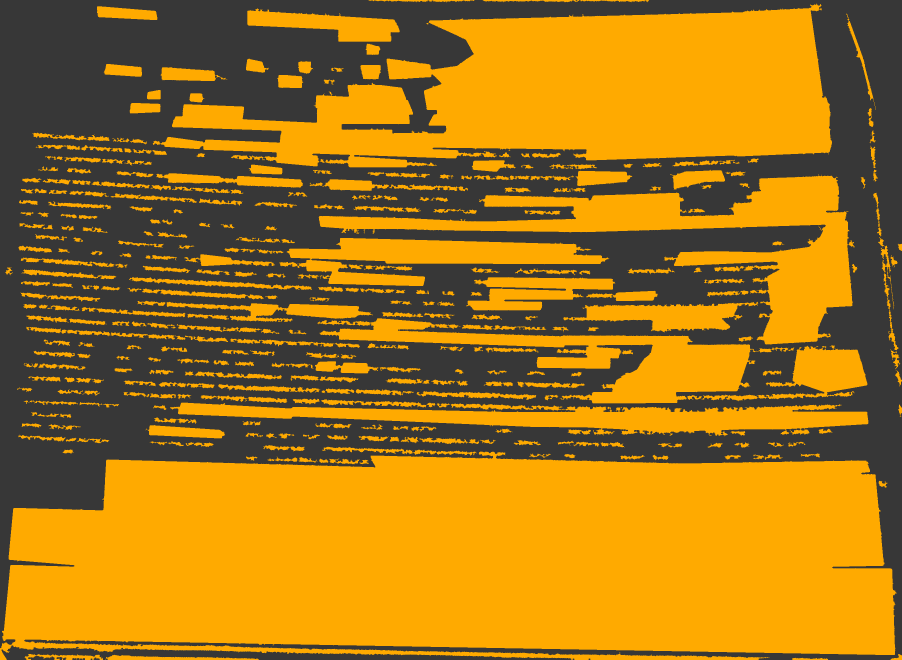
#> input picture human_anchored_vigour_zone_preview_product/2026-06-04/concern_uncertainty_panel.png, 2706 x 1978 px, given in place of raw_ndvi.png, which was not available (shown at 1/3 size)
$ python build_temporal_analytics.py
#> lines starting #> are read from the running program, lines starting #| are printed output that depends on the picture; after the words box and inside, x2 and y2 are one past the last pixel; in counts of white or black regions, pixels touching at a corner belong together; pictures that were not available may be replaced by others from this repository, and a replacement may not be noted
### strawberry_vigour_polygon_report/src/growth_stage.py
from __future__ import annotations


GROWTH_STAGE_BY_MM_DD = {
    "04-20": "Vegetative establishment / pre-bloom",
    "04-24": "Pre-bloom canopy expansion",
    "04-29": "Early bloom onset",
    "05-01": "Early bloom",
    "05-08": "Bloom / early fruit set",
    "05-12": "Bloom to fruit set",
    "05-18": "Green fruit development",
    "05-22": "Fruit sizing / early ripening",
    "05-27": "Ripening / early harvest window",
    "05-29": "Harvest-time ripening",
    "06-04": "Late harvest / post-harvest review",
}


GROWTH_STAGE_NOTES = {
    "Vegetative establishment / pre-bloom": "Early canopy differences are stage-sensitive and should be read as establishment variability, not harvest-time vigour.",
    "Pre-bloom canopy expansion": "Canopy expansion is still uneven; concern-region percentages should be compared only with nearby pre-bloom dates.",
    "Early bloom onset": "Bloom is beginning; vigour mix is transitional and should not be trended directly against fruit-sizing or ripening dates.",
    "Early bloom": "Early bloom marks active canopy and flower development; interpret low and medium areas as scouting prompts, not final yield classes.",
    "Bloom / early fruit set": "Early season marks flag establishment and early resource-limitation areas for scouting.",
    "Bloom to fruit set": "Flowering and early fruit set are active; red low-vigour zones should be checked first.",
    "Green fruit development": "Canopy and fruit demand are rising; persistent low and medium zones become more operationally important.",
    "Fruit sizing / early ripening": "The crop is approaching ripening; expanding or persistent zones should be reviewed before harvest pressure peaks.",
    "Ripening / early harvest window": "Harvest-time scouting should focus on repeated low and medium zones while separating field-edge effects from production rows.",
    "Harvest-time ripening": "Late-season class maps support harvest review and next-season scouting priorities.",
    "Late harvest / post-harvest review": "Late-season review should focus on persistence, recovery, and expansion of marked concern areas.",
}


def growth_stage_for_date(date: str) -> str:
    month_day = date[5:10]
    return GROWTH_STAGE_BY_MM_DD.get(month_day, "Growth stage review required")


def growth_stage_note(stage: str) -> str:
    return GROWTH_STAGE_NOTES.get(stage, "Confirm growth stage from field scouting notes.")

### build_temporal_analytics.py
from __future__ import annotations

import csv
from pathlib import Path

import cv2
import numpy as np

from strawberry_vigour_polygon_report.src.growth_stage import growth_stage_for_date


ROOT = Path(__file__).resolve().parent
PRODUCT_DIR = ROOT / "human_anchored_vigour_zone_preview_product"
DAILY_DIR = ROOT / "daily_outputs"
WEB_ASSETS_DIR = ROOT / "web_viewer" / "assets"
DATES = ["2026-05-08", "2026-05-12", "2026-05-18", "2026-05-22", "2026-05-27", "2026-05-29", "2026-06-04"]
TEMPORAL_COLORS = {
    "new": (35, 35, 235),
    "persistent": (0, 170, 255),
    "recovered": (70, 180, 80),
}


def load(path: Path) -> np.ndarray:
    image = cv2.imread(str(path), cv2.IMREAD_COLOR)
#> image is the input picture: shape (1978, 2706, 3); mean B, G, R 24.8, 118.1, 164.7
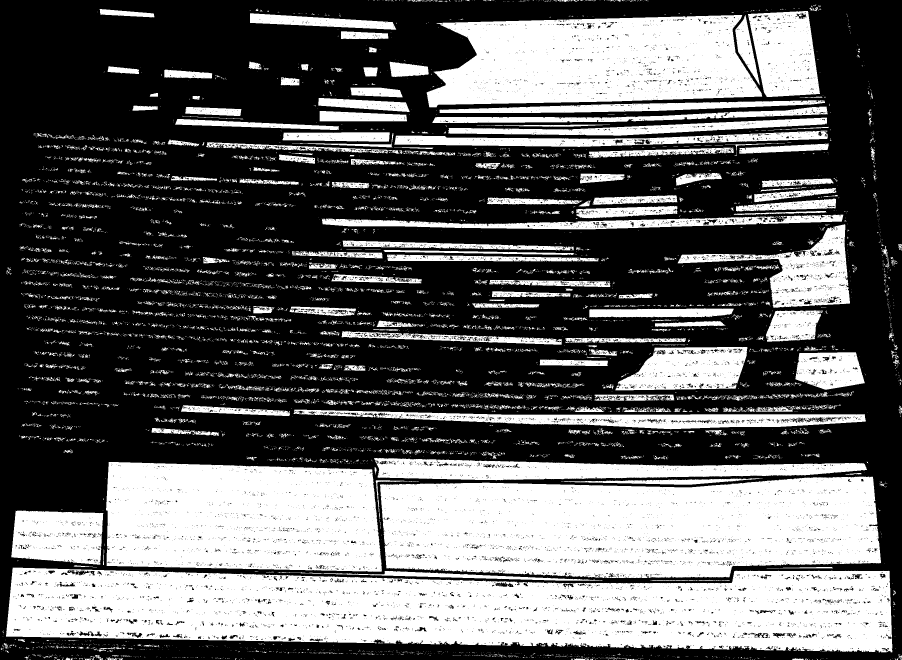
#> input picture human_anchored_vigour_zone_preview_product/2026-06-04/seed_polygons.png, 2706 x 1978 px, found by its file name (shown at 1/3 size)
#> in load, image is the input picture: shape (1978, 2706, 3); values 0 (black) and 32 (white), 39.7% white; 11646 white regions (10139 under 20 px), largest, box (x1, y1, x2, y2) and area: (18, 1703, 2677, 1957) 514648, (1140, 1430, 2643, 1734) 385576, (318, 1386, 1146, 1715) 246277
    if image is None:
        raise FileNotFoundError(path)
    return image


def field_mask(raw: np.ndarray) -> np.ndarray:
    gray = cv2.cvtColor(raw, cv2.COLOR_BGR2GRAY)
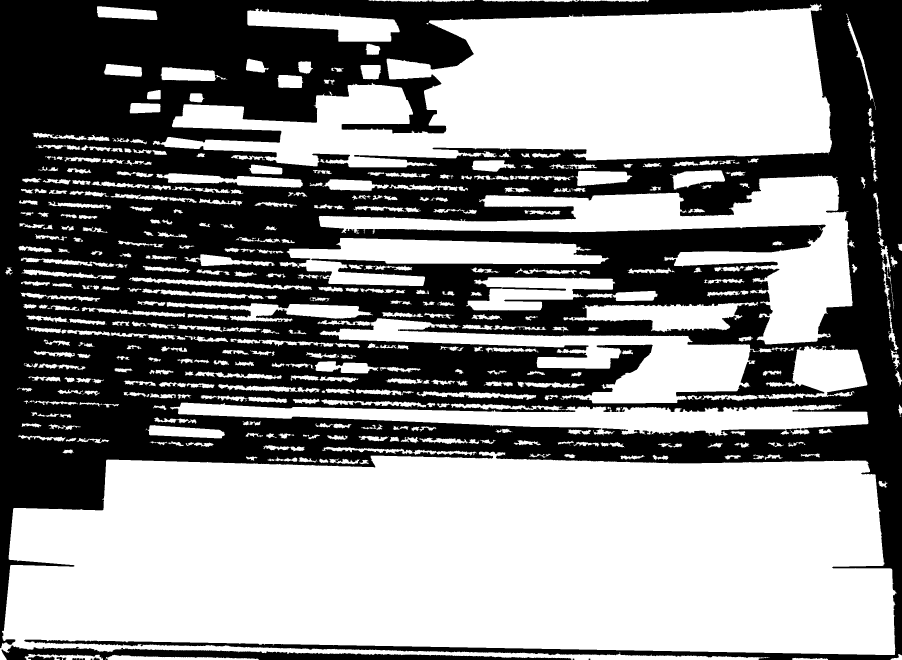
#> gray: shape (1978, 2706) (shown at 1/3 size); values 55 (black) and 176 (white), 54.8% white; 14 black regions (5 under 20 px), largest, box (x1, y1, x2, y2) and area: (0, 0, 2706, 1978) 2387972, (4, 1936, 1714, 1978) 28015, (84, 1968, 164, 1978) 517
    mask = (gray > 8) & (gray < 248)
#> mask: shape (1978, 2706) bool; every value is 1
    return mask


def concern_mask(date: str) -> np.ndarray:
    seed = load(PRODUCT_DIR / date / "seed_polygons.png")
    return np.any(seed > 0, axis=2)


def resized_mask(mask: np.ndarray, shape: tuple[int, int]) -> np.ndarray:
    return cv2.resize(mask.astype(np.uint8), (shape[1], shape[0]), interpolation=cv2.INTER_NEAREST) > 0


def percent(value: int, denominator: int) -> float:
    return round(100.0 * value / max(1, denominator), 3)


def status_for(new_percent: float, affected_percent: float) -> tuple[str, str]:
    new_trigger = new_percent > 8.0
    affected_trigger = affected_percent > 20.0
    if new_trigger and affected_trigger:
        return "Review", "Concern expanded sharply since previous flight."
    if new_trigger or affected_trigger:
        return "Expanding", "Concern area increased since previous flight."
    if new_percent > 3.0 or affected_percent > 15.0:
        return "Monitor", "Monitor concern areas on next flight."
    return "Stable", "Concern footprint is stable relative to previous flight."


def write_temporal_overlay(path: Path, shape: tuple[int, int], new_mask: np.ndarray, persistent_mask: np.ndarray, recovered_mask: np.ndarray) -> None:
    layer = np.zeros((shape[0], shape[1], 3), dtype=np.uint8)
    layer[persistent_mask] = TEMPORAL_COLORS["persistent"]
    layer[recovered_mask] = TEMPORAL_COLORS["recovered"]
    layer[new_mask] = TEMPORAL_COLORS["new"]
    active = new_mask | persistent_mask | recovered_mask
    rgba = cv2.cvtColor(layer, cv2.COLOR_BGR2BGRA)
    rgba[:, :, 3] = np.where(active, 205, 0).astype(np.uint8)
    path.parent.mkdir(parents=True, exist_ok=True)
    cv2.imwrite(str(path), rgba)


def write_single_mask_overlay(path: Path, shape: tuple[int, int], mask: np.ndarray, color: tuple[int, int, int]) -> None:
    layer = np.zeros((shape[0], shape[1], 3), dtype=np.uint8)
    layer[mask] = color
    rgba = cv2.cvtColor(layer, cv2.COLOR_BGR2BGRA)
    rgba[:, :, 3] = np.where(mask, 210, 0).astype(np.uint8)
    path.parent.mkdir(parents=True, exist_ok=True)
    cv2.imwrite(str(path), rgba)


def compute_rows() -> list[dict[str, object]]:
    rows: list[dict[str, object]] = []
    previous: np.ndarray | None = None
    for date in DATES:
        raw = load(PRODUCT_DIR / date / "raw_ndvi.png")
        current = concern_mask(date)
        field = field_mask(raw)
        if current.shape != field.shape:
            current = resized_mask(current, field.shape)

        field_pixels = int(np.count_nonzero(field))
#> field_pixels = 5352468
        concern_pixels = int(np.count_nonzero(current & field))
#> concern_pixels = 2122295

        if previous is None:
            prev_aligned = np.zeros_like(current, dtype=bool)
        else:
            prev_aligned = resized_mask(previous, current.shape)
            prev_aligned &= field

        current_field = current & field
        new_mask = current_field & ~prev_aligned
        persistent_mask = current_field & prev_aligned
#> persistent_mask: shape (1978, 2706) bool; every value is 0
        recovered_mask = prev_aligned & ~current_field
        new_percent = percent(int(np.count_nonzero(new_mask)), field_pixels)
#> new_percent = 39.65
        affected_percent = percent(concern_pixels, field_pixels)
#> affected_percent = 39.65
        status, note = status_for(new_percent, affected_percent)
#> in status_for, `new_trigger = new_percent > 8.0`: new_trigger = True
#> status = 'Review'

        temporal_dir = PRODUCT_DIR / date
        write_temporal_overlay(temporal_dir / "temporal_change_overlay.png", current.shape, new_mask, persistent_mask, recovered_mask)
#> in write_temporal_overlay, `rgba = cv2.cvtColor(layer, cv2.COLOR_BGR2BGRA)`:
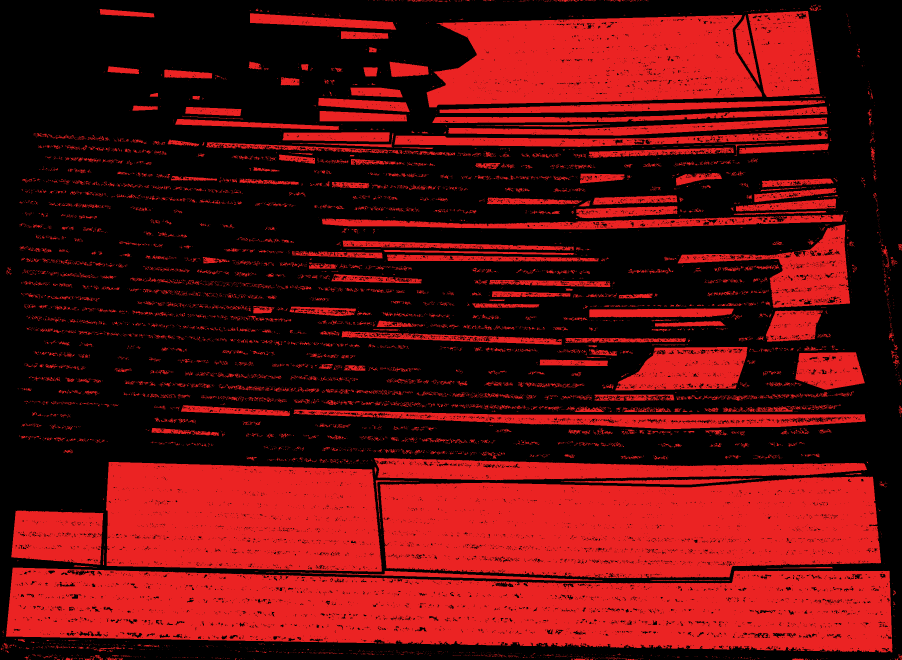
#> rgba: shape (1978, 2706, 4) (shown at 1/3 size); mean B, G, R, A 13.9, 13.9, 93.2, 255
        write_single_mask_overlay(temporal_dir / "new_concern_overlay.png", current.shape, new_mask, TEMPORAL_COLORS["new"])
        write_single_mask_overlay(temporal_dir / "persistent_concern_overlay.png", current.shape, persistent_mask, TEMPORAL_COLORS["persistent"])
#> in write_single_mask_overlay (call 2), `rgba[:, :, 3] = np.where(mask, 210, 0).astype(np.uint8)`: rgba: shape (1978, 2706, 4); every value is 0
        write_single_mask_overlay(temporal_dir / "recovered_area_overlay.png", current.shape, recovered_mask, TEMPORAL_COLORS["recovered"])

        rows.append(
            {
                "date": date,
                "growth_stage": growth_stage_for_date(date),
                "field_pixels": field_pixels,
                "total_concern_area_pixels": concern_pixels,
                "percent_field_affected": affected_percent,
                "new_concern_area_pixels": int(np.count_nonzero(new_mask)),
                "new_concern_percent_field": new_percent,
                "persistent_concern_area_pixels": int(np.count_nonzero(persistent_mask)),
                "persistent_concern_percent_field": percent(int(np.count_nonzero(persistent_mask)), field_pixels),
                "recovered_area_pixels": int(np.count_nonzero(recovered_mask)),
                "recovered_percent_field": percent(int(np.count_nonzero(recovered_mask)), field_pixels),
                "status": status,
                "status_note": note,
                "comparison_note": "First flight baseline" if previous is None else "Compared with previous matched flight",
            }
        )
        previous = current_field.copy()
#> pass 2 of the loop in compute_rows, `for date in DATES:`:
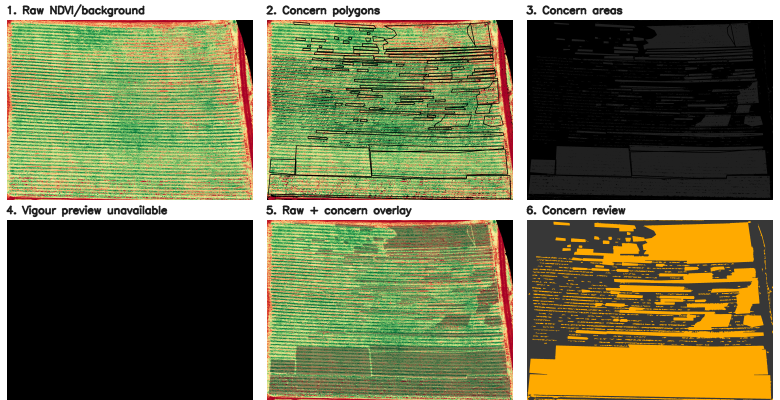
#> input picture human_anchored_vigour_zone_preview_product/2026-06-04/six_panel_product_proof.png, 1560 x 800 px, given in place of raw_ndvi.png, which was not available (shown at 1/2 size)
#> in load, image is the input picture: shape (800, 1560, 3); mean B, G, R 79.6, 119.8, 118.3
#> gray: shape (800, 1560)
#> mask: shape (800, 1560) bool; 63.1% white; 929 black regions (823 under 20 px), largest, box (x1, y1, x2, y2) and area: (0, 0, 1560, 800) 451443, (773, 98, 974, 104) 303, (795, 103, 986, 109) 256
#> field_pixels = 787305
#> concern_pixels = 317696
#> in compute_rows, `prev_aligned &= field`:
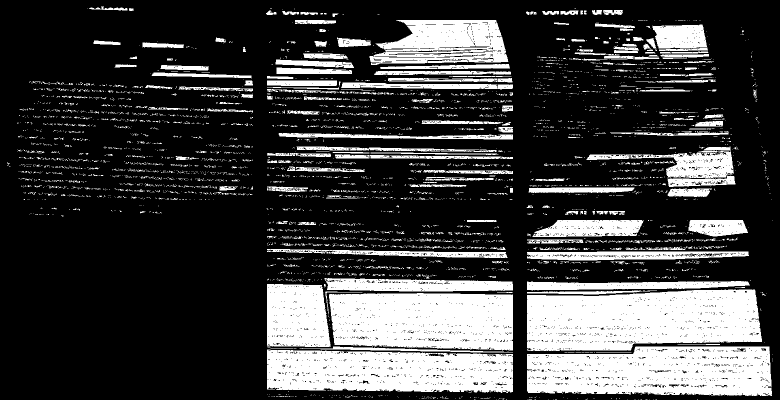
#> prev_aligned: shape (800, 1560) bool (shown at 1/2 size); 25.5% white; 4408 white regions (4034 under 20 px), largest, box (x1, y1, x2, y2) and area: (1054, 579, 1524, 702) 48591, (1054, 693, 1544, 792) 41277, (658, 586, 1026, 701) 38233
#> new_mask: shape (800, 1560) bool; every value is 0
#> new_percent = 0
#> affected_percent = 40.35
#> status = 'Expanding'
#> in write_temporal_overlay (call 2), `rgba = cv2.cvtColor(layer, cv2.COLOR_BGR2BGRA)`:
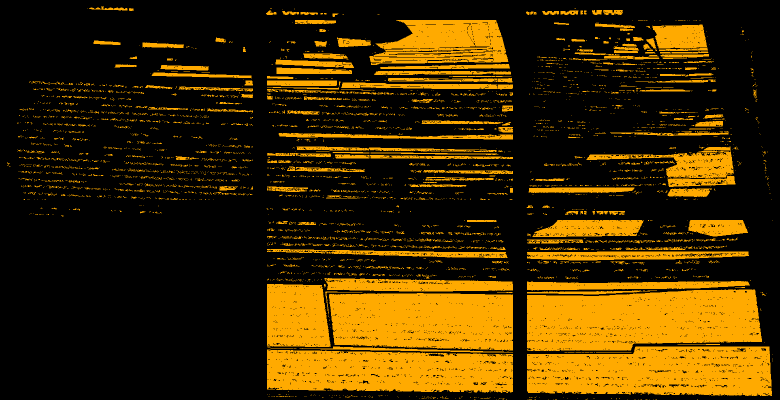
#> rgba: shape (800, 1560, 4) (shown at 1/2 size); mean B, G, R, A 0, 43.3, 64.9, 255
    return rows


# [66 lines left out: functions write_csv, draw_timeline_chart, not called in this run]


def main() -> None:
    rows = compute_rows()
    csv_path = write_csv(rows)
    chart_path = draw_timeline_chart(rows)
    print(f"[WRITE] {csv_path}")
    print(f"[WRITE] {chart_path}")


if __name__ == "__main__":
#> (the run stopped early here; a loop or call above may not have finished)
